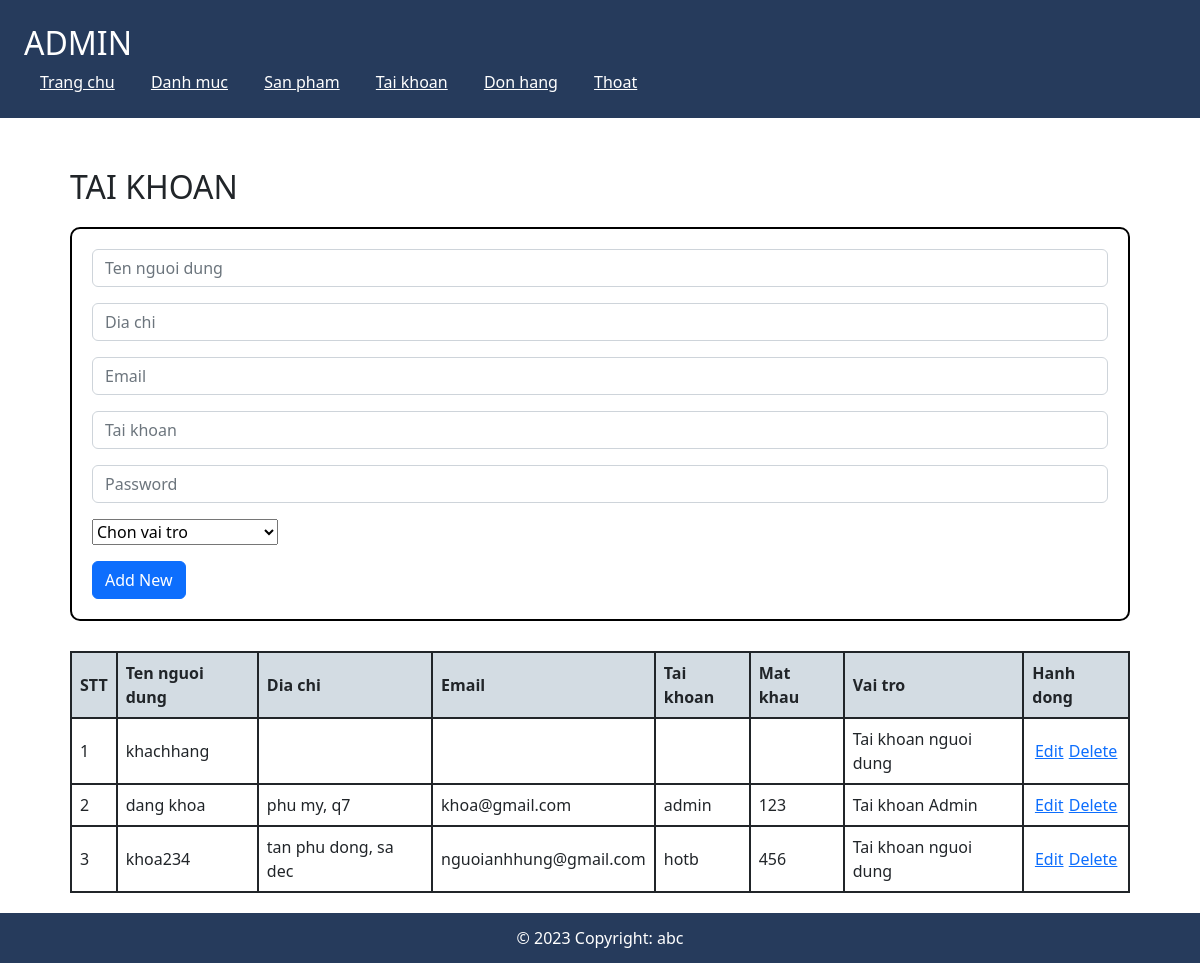
Before: /admin/index.php?act=taikhoan (signed in) with the older database file.
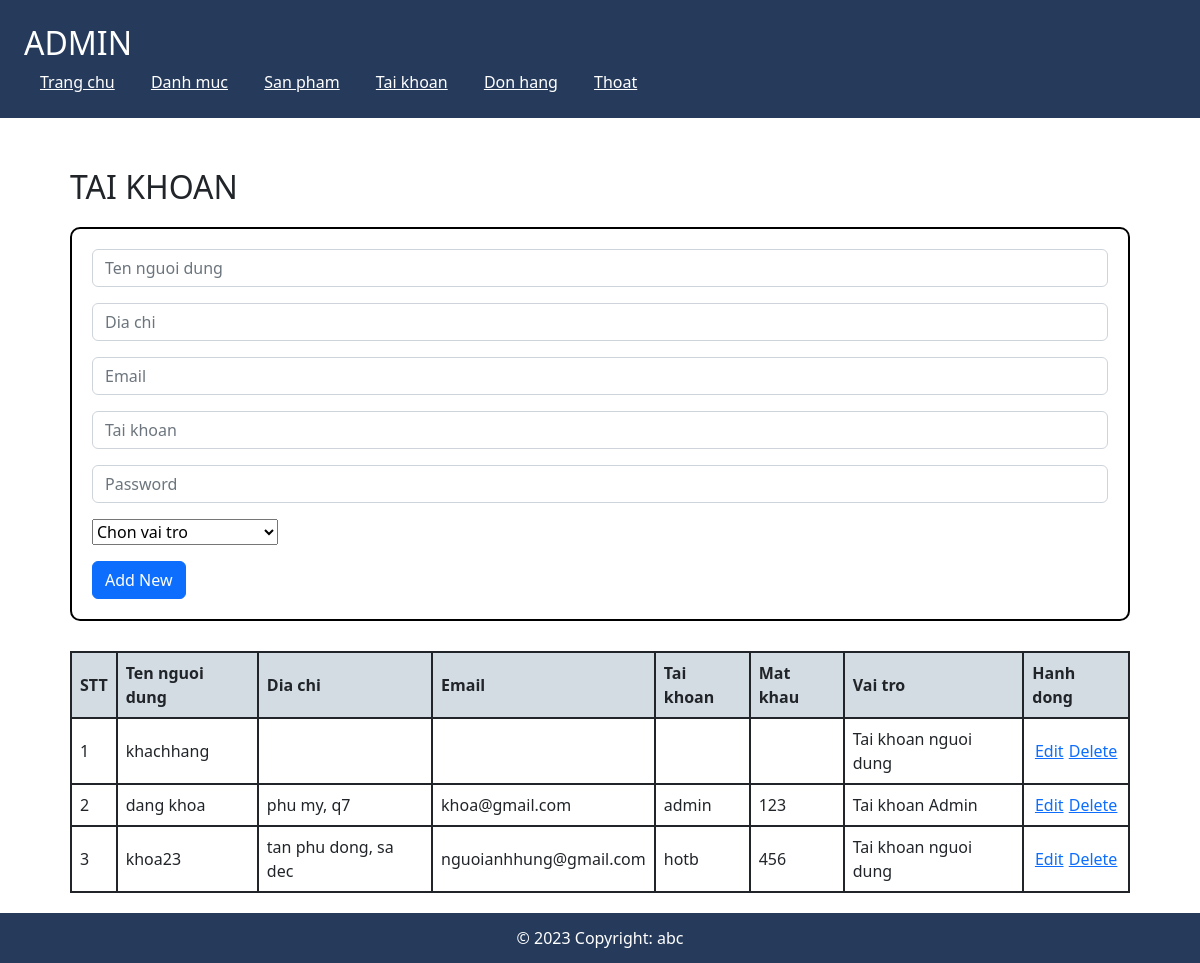
After: the same page with the newer database file.
### tables this page shows
CREATE TABLE IF NOT EXISTS `users` (
  `id` int NOT NULL AUTO_INCREMENT,
  `name` varchar(50) DEFAULT NULL,
  `address` varchar(100) DEFAULT NULL,
  `email` varchar(50) DEFAULT NULL,
  `user` varchar(20) NOT NULL,
  `pass` varchar(20) NOT NULL,
  `role` tinyint(1) NOT NULL DEFAULT '0',
  PRIMARY KEY (`id`)
);

### model/taikhoan.php (called while the page is built, shortened)
<?php
function get_all_User()
{
    $conn = openCon();
    $stmt = $conn->prepare("SELECT * FROM users");
    $stmt->execute();
    $res = $stmt->fetchAll();
    return $res;
}

### admin/view/taikhoan.php (the view, shortened to what this page needs)
<!DOCTYPE html>
<html lang="en">
<head>
    <link rel="stylesheet" href="view/style.css">
    <link rel="stylesheet" href="https://cdn.jsdelivr.net/npm/bootstrap@5.2.3/dist/css/bootstrap.min.css">
</head>
<body>
    <div class="main">
        <h2>TAI KHOAN</h2>
        <form class="custom-form" action="index.php?act=taikhoan_add" method="post" enctype="multipart/form-data">
            <div class="mb-3">
                <input type="text" class="form-control" name="name" id="" placeholder="Ten nguoi dung">
            </div>
            <div class="mb-3">
                <input type="text" class="form-control" name="addr" id="" placeholder="Dia chi">
            </div>
            <div class="mb-3">
                <input type="text" class="form-control" name="mail" id="" placeholder="Email">
            </div>
            <div class="mb-3">
                <input type="text" class="form-control" name="user" id="" placeholder="Tai khoan">
            </div>
            <div class="mb-3">
                <input type="text" class="form-control" name="pass" id="" placeholder="Password">
            </div>
            <div class="mb-3">
                <select name="role" id="">
                    <option value="">Chon vai tro</option>
                </select>
            </div>
            <button type="submit" class="btn btn-primary" name="add" value="Add">Add New</button>
        </form>
        <table class="table-bordered border-dark custom-table">
            <thead>
                <tr>
                    <th class="border-2 p-2" style="background-color: #d3dce3;">STT</th>
                    <th class="border-2 p-2" style="background-color: #d3dce3;">Ten nguoi dung</th>
                    <th class="border-2 p-2" style="background-color: #d3dce3;">Dia chi</th>
                    <th class="border-2 p-2" style="background-color: #d3dce3;">Email</th>
                    <th class="border-2 p-2" style="background-color: #d3dce3;">Tai khoan</th>
                    <th class="border-2 p-2" style="background-color: #d3dce3;">Mat khau</th>
                    <th class="border-2 p-2" style="background-color: #d3dce3;">Vai tro</th>
                    <th class="border-2 p-2" style="background-color: #d3dce3;">Hanh dong</th>
                </tr>
            </thead>
            <?php if (isset($user_list) && (count($user_list) > 0)) {
                $i = 1;
                foreach ($user_list as $item) {
                    if($item['role']==1) $role="Tai khoan Admin"; else $role="Tai khoan nguoi dung";
                    echo '<tbody>
                <tr>
                    <td class="border-2 p-2">' . $i . '</td>
                    <td class="border-2 p-2">'.$item['name'].'</td>
                    <td class="border-2 p-2">'.$item['address'].'</td>
                    <td class="border-2 p-2">'.$item['email'].'</td>
                    <td class="border-2 p-2">'.$item['user'].'</td>
                    <td class="border-2 p-2">'.$item['pass'].'</td>
                    <td class="border-2 p-2">'.$role.'</td>
                    <td class="border-2 p-2">
                        <div class="d-flex justify-content-around">
                            <a href="index.php?act=taikhoan_edit&id=' . $item['id'] . '">Edit</a>
                            <a href="index.php?act=taikhoan_del&id=' . $item['id'] . '">Delete</a>
                        </div>
                    </td>
                </tr>
            </tbody>';
                    $i++;
                }
            }
            ?>
        </table>
    </div>
</body>
</html>

Changed rows visible on the page:
changed users "tan phu dong, sa dec": name "khoa234" → "khoa23"
